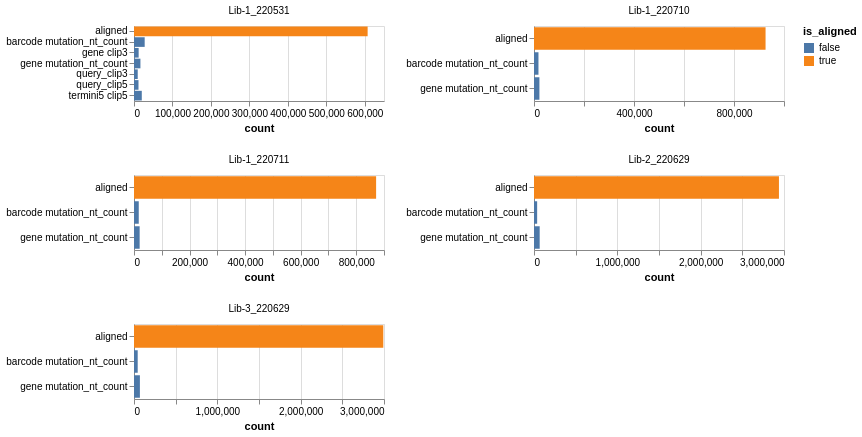

Source (Vega-Lite JSON):
### Vega-Lite specification from a JSON file in a GitHub repository (floating-point values rounded to 4 significant figures)
{"config": {"view": {"continuousWidth": 400, "continuousHeight": 300}}, "data": {"values": [{"pacbioRun": "Lib-1_220531", "filter_reason": "barcode clip3", "count": 1005, "total_counts": 725265, "frac_counts": 0.001386}, {"pacbioRun": "Lib-1_220531", "filter_reason": "barcode mutation_nt_count", "count": 27767, "total_counts": 725265, "frac_counts": 0.03829}, {"pacbioRun": "Lib-1_220531", "filter_reason": "gene clip3", "count": 12099, "total_counts": 725265, "frac_counts": 0.01668}, {"pacbioRun": "Lib-1_220531", "filter_reason": "gene mutation_nt_count", "count": 16703, "total_counts": 725265, "frac_counts": 0.02303}, {"pacbioRun": "Lib-1_220531", "filter_reason": "query_clip3", "count": 9682, "total_counts": 725265, "frac_counts": 0.01335}, {"pacbioRun": "Lib-1_220531", "filter_reason": "query_clip5", "count": 11684, "total_counts": 725265, "frac_counts": 0.01611}, {"pacbioRun": "Lib-1_220531", "filter_reason": "termini3 clip3", "count": 3431, "total_counts": 725265, "frac_counts": 0.004731}, {"pacbioRun": "Lib-1_220531", "filter_reason": "termini3 mutation_nt_count", "count": 4992, "total_counts": 725265, "frac_counts": 0.006883}, {"pacbioRun": "Lib-1_220531", "filter_reason": "termini5 clip5", "count": 20247, "total_counts": 725265, "frac_counts": 0.02792}, {"pacbioRun": "Lib-1_220531", "filter_reason": "termini5 mutation_nt_count", "count": 3702, "total_counts": 725265, "frac_counts": 0.005104}, {"pacbioRun": "Lib-1_220531", "filter_reason": "variant_tag3 mutation_nt_count", "count": 4155, "total_counts": 725265, "frac_counts": 0.005729}, {"pacbioRun": "Lib-1_220531", "filter_reason": "variant_tag5 mutation_nt_count", "count": 2346, "total_counts": 725265, "frac_counts": 0.003235}, {"pacbioRun": "Lib-1_220710", "filter_reason": "barcode clip3", "count": 578, "total_counts": 1006376, "frac_counts": 0.0005743}, {"pacbioRun": "Lib-1_220710", "filter_reason": "barcode mutation_nt_count", "count": 17868, "total_counts": 1006376, "frac_counts": 0.01775}, {"pacbioRun": "Lib-1_220710", "filter_reason": "gene clip3", "count": 5644, "total_counts": 1006376, "frac_counts": 0.005608}, {"pacbioRun": "Lib-1_220710", "filter_reason": "gene mutation_nt_count", "count": 21677, "total_counts": 1006376, "frac_counts": 0.02154}, {"pacbioRun": "Lib-1_220710", "filter_reason": "query_clip3", "count": 3932, "total_counts": 1006376, "frac_counts": 0.003907}, {"pacbioRun": "Lib-1_220710", "filter_reason": "query_clip5", "count": 4542, "total_counts": 1006376, "frac_counts": 0.004513}, {"pacbioRun": "Lib-1_220710", "filter_reason": "termini3 clip3", "count": 2442, "total_counts": 1006376, "frac_counts": 0.002427}, {"pacbioRun": "Lib-1_220710", "filter_reason": "termini3 mutation_nt_count", "count": 5755, "total_counts": 1006376, "frac_counts": 0.005719}, {"pacbioRun": "Lib-1_220710", "filter_reason": "termini5 clip5", "count": 7677, "total_counts": 1006376, "frac_counts": 0.007628}, {"pacbioRun": "Lib-1_220710", "filter_reason": "termini5 mutation_nt_count", "count": 4473, "total_counts": 1006376, "frac_counts": 0.004445}, {"pacbioRun": "Lib-1_220710", "filter_reason": "variant_tag3 mutation_nt_count", "count": 4014, "total_counts": 1006376, "frac_counts": 0.003989}, {"pacbioRun": "Lib-1_220710", "filter_reason": "variant_tag5 mutation_nt_count", "count": 1543, "total_counts": 1006376, "frac_counts": 0.001533}, {"pacbioRun": "Lib-1_220711", "filter_reason": "barcode clip3", "count": 470, "total_counts": 947399, "frac_counts": 0.0004961}, {"pacbioRun": "Lib-1_220711", "filter_reason": "barcode mutation_nt_count", "count": 17120, "total_counts": 947399, "frac_counts": 0.01807}, {"pacbioRun": "Lib-1_220711", "filter_reason": "gene clip3", "count": 5380, "total_counts": 947399, "frac_counts": 0.005679}, {"pacbioRun": "Lib-1_220711", "filter_reason": "gene mutation_nt_count", "count": 20333, "total_counts": 947399, "frac_counts": 0.02146}, {"pacbioRun": "Lib-1_220711", "filter_reason": "query_clip3", "count": 3484, "total_counts": 947399, "frac_counts": 0.003677}, {"pacbioRun": "Lib-1_220711", "filter_reason": "query_clip5", "count": 3954, "total_counts": 947399, "frac_counts": 0.004174}, {"pacbioRun": "Lib-1_220711", "filter_reason": "termini3 clip3", "count": 2318, "total_counts": 947399, "frac_counts": 0.002447}, {"pacbioRun": "Lib-1_220711", "filter_reason": "termini3 mutation_nt_count", "count": 5680, "total_counts": 947399, "frac_counts": 0.005995}, {"pacbioRun": "Lib-1_220711", "filter_reason": "termini5 clip5", "count": 7126, "total_counts": 947399, "frac_counts": 0.007522}, {"pacbioRun": "Lib-1_220711", "filter_reason": "termini5 mutation_nt_count", "count": 4385, "total_counts": 947399, "frac_counts": 0.004628}, {"pacbioRun": "Lib-1_220711", "filter_reason": "variant_tag3 mutation_nt_count", "count": 3941, "total_counts": 947399, "frac_counts": 0.00416}, {"pacbioRun": "Lib-1_220711", "filter_reason": "variant_tag5 mutation_nt_count", "count": 1608, "total_counts": 947399, "frac_counts": 0.001697}, {"pacbioRun": "Lib-2_220629", "filter_reason": "barcode clip3", "count": 1702, "total_counts": 3176999, "frac_counts": 0.0005357}, {"pacbioRun": "Lib-2_220629", "filter_reason": "barcode mutation_nt_count", "count": 37748, "total_counts": 3176999, "frac_counts": 0.01188}, {"pacbioRun": "Lib-2_220629", "filter_reason": "gene clip3", "count": 17387, "total_counts": 3176999, "frac_counts": 0.005473}, {"pacbioRun": "Lib-2_220629", "filter_reason": "gene mutation_nt_count", "count": 68220, "total_counts": 3176999, "frac_counts": 0.02147}, {"pacbioRun": "Lib-2_220629", "filter_reason": "query_clip3", "count": 16597, "total_counts": 3176999, "frac_counts": 0.005224}, {"pacbioRun": "Lib-2_220629", "filter_reason": "query_clip5", "count": 18192, "total_counts": 3176999, "frac_counts": 0.005726}, {"pacbioRun": "Lib-2_220629", "filter_reason": "termini3 clip3", "count": 5098, "total_counts": 3176999, "frac_counts": 0.001605}, {"pacbioRun": "Lib-2_220629", "filter_reason": "termini3 mutation_nt_count", "count": 18710, "total_counts": 3176999, "frac_counts": 0.005889}, {"pacbioRun": "Lib-2_220629", "filter_reason": "termini5 clip5", "count": 23667, "total_counts": 3176999, "frac_counts": 0.007449}, {"pacbioRun": "Lib-2_220629", "filter_reason": "termini5 mutation_nt_count", "count": 16067, "total_counts": 3176999, "frac_counts": 0.005057}, {"pacbioRun": "Lib-2_220629", "filter_reason": "variant_tag3 mutation_nt_count", "count": 9914, "total_counts": 3176999, "frac_counts": 0.003121}, {"pacbioRun": "Lib-2_220629", "filter_reason": "variant_tag5 mutation_nt_count", "count": 4297, "total_counts": 3176999, "frac_counts": 0.001353}, {"pacbioRun": "Lib-3_220629", "filter_reason": "barcode clip3", "count": 1559, "total_counts": 3228613, "frac_counts": 0.0004829}, {"pacbioRun": "Lib-3_220629", "filter_reason": "barcode mutation_nt_count", "count": 44417, "total_counts": 3228613, "frac_counts": 0.01376}, {"pacbioRun": "Lib-3_220629", "filter_reason": "gene clip3", "count": 14789, "total_counts": 3228613, "frac_counts": 0.004581}, {"pacbioRun": "Lib-3_220629", "filter_reason": "gene mutation_nt_count", "count": 70697, "total_counts": 3228613, "frac_counts": 0.0219}, {"pacbioRun": "Lib-3_220629", "filter_reason": "query_clip3", "count": 14531, "total_counts": 3228613, "frac_counts": 0.004501}, {"pacbioRun": "Lib-3_220629", "filter_reason": "query_clip5", "count": 17614, "total_counts": 3228613, "frac_counts": 0.005456}, {"pacbioRun": "Lib-3_220629", "filter_reason": "termini3 clip3", "count": 4698, "total_counts": 3228613, "frac_counts": 0.001455}, {"pacbioRun": "Lib-3_220629", "filter_reason": "termini3 mutation_nt_count", "count": 13716, "total_counts": 3228613, "frac_counts": 0.004248}, {"pacbioRun": "Lib-3_220629", "filter_reason": "termini5 clip5", "count": 23455, "total_counts": 3228613, "frac_counts": 0.007265}, {"pacbioRun": "Lib-3_220629", "filter_reason": "termini5 mutation_nt_count", "count": 16135, "total_counts": 3228613, "frac_counts": 0.004998}, {"pacbioRun": "Lib-3_220629", "filter_reason": "variant_tag3 mutation_nt_count", "count": 13159, "total_counts": 3228613, "frac_counts": 0.004076}, {"pacbioRun": "Lib-3_220629", "filter_reason": "variant_tag5 mutation_nt_count", "count": 2210, "total_counts": 3228613, "frac_counts": 0.0006845}, {"pacbioRun": "Lib-1_220531", "filter_reason": "aligned", "count": 607452, "total_counts": 725265, "frac_counts": 0.8376}, {"pacbioRun": "Lib-1_220710", "filter_reason": "aligned", "count": 926231, "total_counts": 1006376, "frac_counts": 0.9204}, {"pacbioRun": "Lib-1_220711", "filter_reason": "aligned", "count": 871600, "total_counts": 947399, "frac_counts": 0.92}, {"pacbioRun": "Lib-2_220629", "filter_reason": "aligned", "count": 2939400, "total_counts": 3176999, "frac_counts": 0.9252}, {"pacbioRun": "Lib-3_220629", "filter_reason": "aligned", "count": 2991633, "total_counts": 3228613, "frac_counts": 0.9266}]}, "mark": "bar", "encoding": {"color": {"field": "is_aligned", "type": "nominal"}, "facet": {"columns": 2, "field": "pacbioRun", "title": null, "type": "nominal"}, "tooltip": [{"field": "pacbioRun", "type": "nominal"}, {"field": "filter_reason", "type": "nominal"}, {"field": "count", "type": "quantitative"}, {"field": "total_counts", "type": "quantitative"}, {"field": "frac_counts", "type": "quantitative"}], "x": {"field": "count", "type": "quantitative"}, "y": {"axis": {"title": null}, "field": "filter_reason", "type": "nominal"}}, "height": 75, "resolve": {"scale": {"x": "independent", "y": "independent"}}, "transform": [{"filter": "(datum.frac_counts > 0.01)"}, {"calculate": "(datum.filter_reason === 'aligned')", "as": "is_aligned"}], "width": 250, "$schema": "https://vega.github.io/schema/vega-lite/v5.json"}
